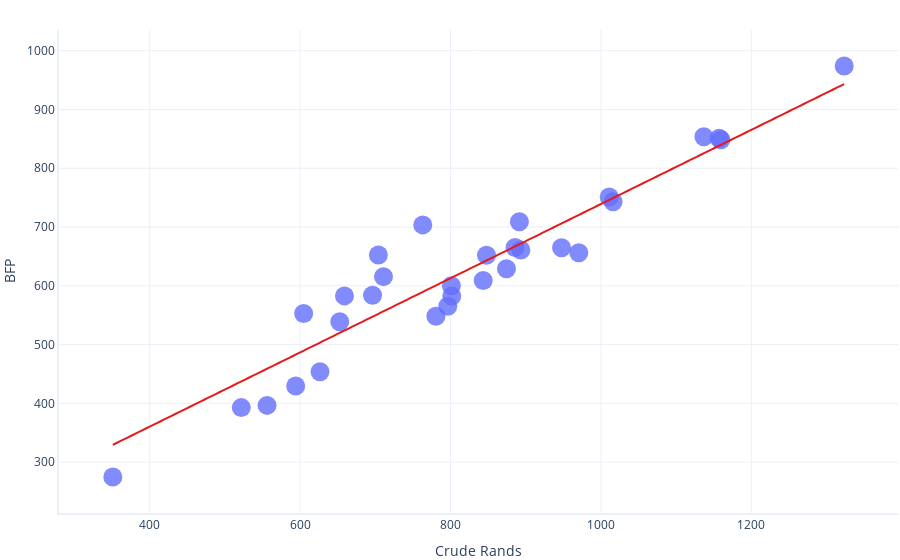

Write notebook code for a chart like this one.
### Markdown cell above
### Test Set

### Code cell
graphing.scatter_2D(test, "Crude_Rands", "BFP", trendline = lambda x: model.params[1] * x + model.params[0])
